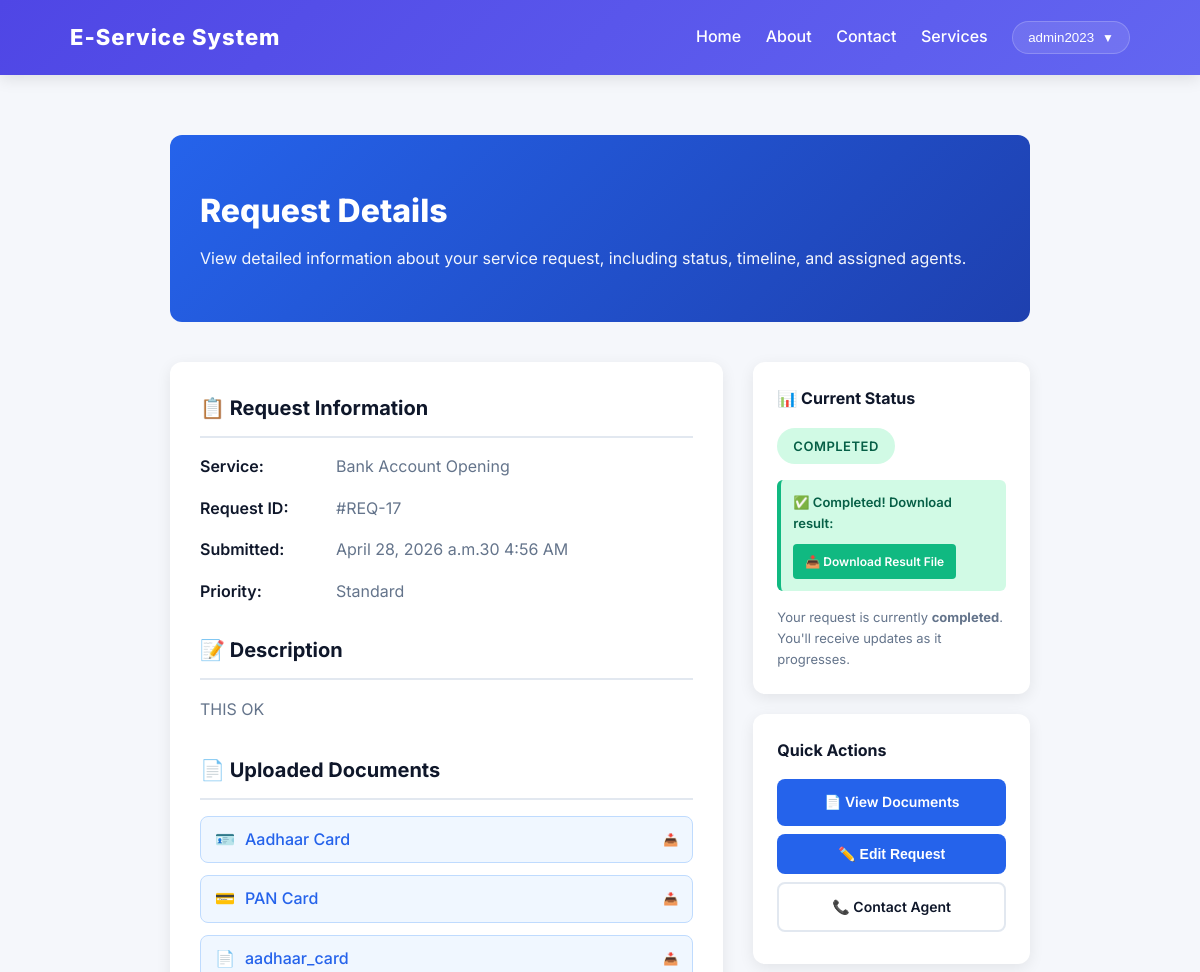
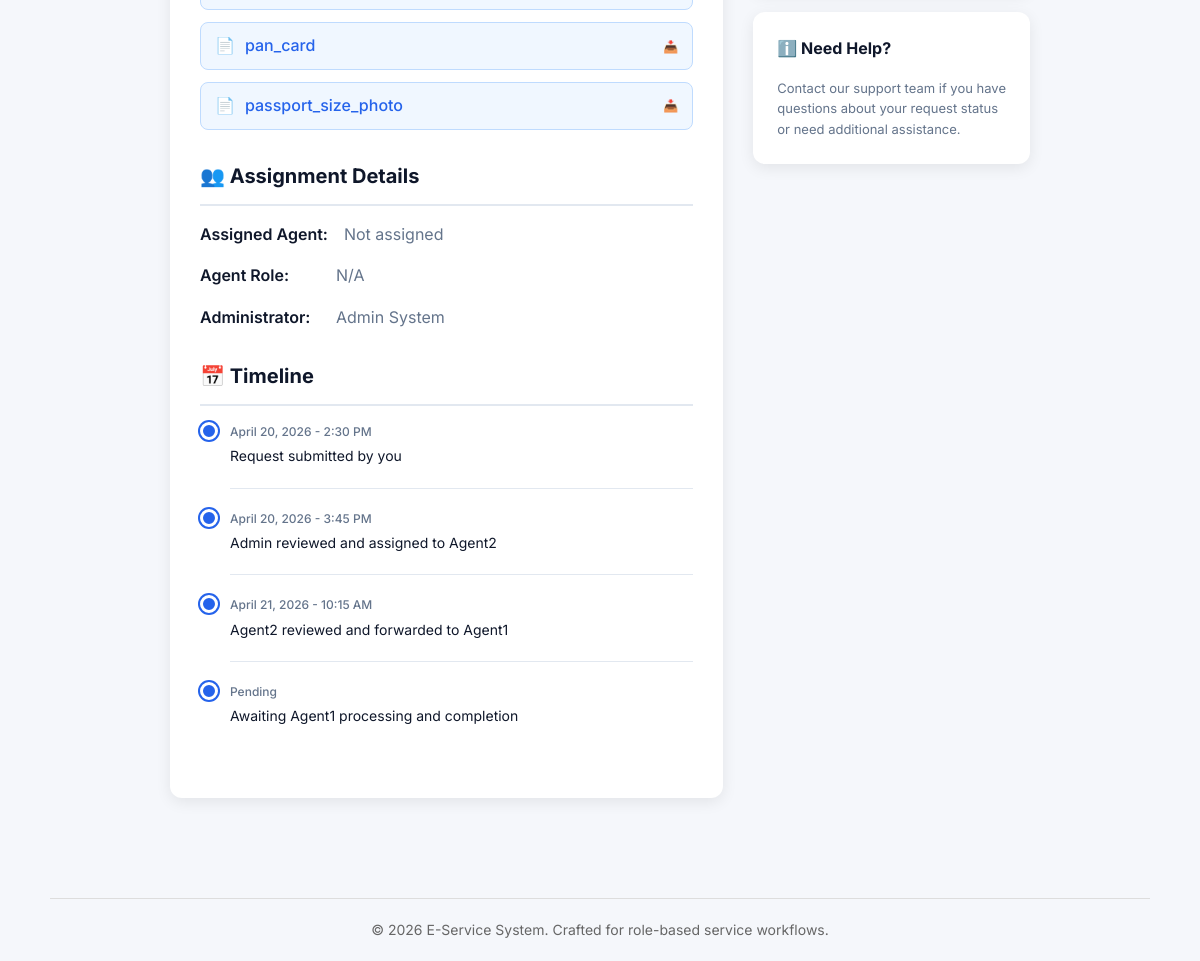
/user/request/17/ (signed in), run on the app's committed database (2 pictures, top to bottom).
### services/models.py (models this page shows, shortened)
class User(AbstractUser):
    ROLE_CHOICES = [
        ('ADMIN', 'Admin'),
        ('AGENT1', 'Agent1'),
        ('AGENT2', 'Agent2'),
        ('USER', 'User'),
    ]
    role = models.CharField(max_length=10, choices=ROLE_CHOICES, default='USER')
    mobile = models.CharField(max_length=15, blank=True, null=True)

class ServiceRequest(models.Model):
    STATUS_CHOICES = [
        ('Pending', 'Pending'),
        ('Under Review', 'Under Review'),
        ('In Progress', 'In Progress'),
        ('Approved', 'Approved'),
        ('Rejected', 'Rejected'),
        ('Completed', 'Completed'),
    ]
    user = models.ForeignKey(User, on_delete=models.CASCADE)
    service = models.ForeignKey(Service, on_delete=models.CASCADE)
    full_name = models.CharField(max_length=100, blank=True)
    dob = models.DateField(null=True, blank=True)
    email = models.EmailField(blank=True)
    address = models.TextField(blank=True)
    mobile = models.CharField(max_length=15, blank=True)
    aadhaar_number = models.CharField(max_length=12, blank=True)
    photo = models.FileField(upload_to='requests/photos/', null=True, blank=True)
    aadhaar_card = models.FileField(upload_to='requests/aadhaar/', null=True, blank=True)
    pan_card = models.FileField(upload_to='requests/pan/', null=True, blank=True)
    signature = models.FileField(upload_to='requests/signatures/', null=True, blank=True)
    address_proof = models.FileField(upload_to='requests/address_proof/', null=True, blank=True)
    dynamic_documents = models.JSONField(default=dict, blank=True)
    description = models.TextField(blank=True)
    completed_file = models.FileField(upload_to='requests/completed/', null=True, blank=True)
    status = models.CharField(max_length=20, choices=STATUS_CHOICES, default='Pending')
    assigned_to = models.ForeignKey(User, on_delete=models.SET_NULL, null=True, blank=True, related_name='assigned_requests')
    created_at = models.DateTimeField(auto_now_add=True)
    remarks = models.TextField(blank=True)

class Service(models.Model):
    name = models.CharField(max_length=100)
    description = models.TextField()
    charges = models.DecimalField(max_digits=10, decimal_places=2, default=0.00, help_text="Service charges amount")
    documents_required = models.TextField(blank=True, help_text="List of required documents")
    tutorial_link = models.URLField(blank=True, help_text="YouTube or tutorial video link")
    apply_link = models.URLField(blank=True, help_text="Link to apply for this service")
    page = models.ForeignKey('Page', on_delete=models.SET_NULL, null=True, blank=True, related_name='services', help_text="Assign to a specific page")
    created_at = models.DateTimeField(auto_now_add=True)

### services/views.py (the view)
# urls.py: path('user/request/<int:request_id>/', views.user_request_detail, name='user_request_detail'),
@login_required
@role_required(['USER'])
def user_request_detail(request, request_id):
    service_request = get_object_or_404(ServiceRequest, id=request_id, user=request.user)
    return render(request, 'details.html', {'request': service_request})

### services/context_processors.py (called while the page is built)
def admin_pages(request):
    if request.path.startswith('/adminsite/'):
        return {'pages': Page.objects.all()}
    return {'pages': []}

### services/views.py (called while the page is built, shortened)
def role_required(allowed_roles):
    def decorator(view_func):
        @wraps(view_func)
        def _wrapped_view(request, *args, **kwargs):
            if not request.user.is_authenticated:
                return redirect(reverse('login') + '?next=' + request.path)
            is_permitted = request.user.role in allowed_roles
            if 'ADMIN' in allowed_roles and (request.user.is_staff or request.user.is_superuser):
                is_permitted = True
            return view_func(request, *args, **kwargs)
        return _wrapped_view
    return decorator

### services/templates/details.html (shortened to what this page needs)
{% extends 'user-base.html' %}
{% block content %}
<div class="details-container">
    <div class="details-hero">
        <h1>Request Details</h1>
        <p>View detailed information about your service request, including status, timeline, and assigned agents.</p>
    </div>
    <div class="details-grid">
        <div class="details-main">
            <h2>📋 Request Information</h2>
            <div class="details-section">
                <div class="details-item">
                    <span class="details-label">Service:</span>
                    <span class="details-value">{{ request.service.name }}</span>
                </div>
                <div class="details-item">
                    <span class="details-label">Request ID:</span>
                    <span class="details-value">#REQ-{{ request.id }}</span>
                </div>
                <div class="details-item">
                    <span class="details-label">Submitted:</span>
                    <span class="details-value">{{ request.created_at|date:"F j, Y at g:i A" }}</span>
                </div>
                <div class="details-item">
                    <span class="details-label">Priority:</span>
                    <span class="details-value">Standard</span>
                </div>
            </div>
            <h2>📝 Description</h2>
            <div class="details-section">
                <p style="color: #64748b; line-height: 1.7; margin: 0;">
                    {{ request.description|default:"No description provided." }}
                </p>
            </div>
            <h2>📄 Uploaded Documents</h2>
            <div class="details-section" id="documents-section"
                style="display: flex; flex-direction: column; gap: 12px;">
                {% if request.aadhaar_card %}
                <a href="{{ request.aadhaar_card.url }}" target="_blank"
                    style="display: inline-flex; align-items: center; gap: 10px; padding: 10px 14px; background: #f0f7ff; border: 1px solid #bfdbfe; border-radius: 8px; color: #2563eb; text-decoration: none; font-weight: 500; transition: all 0.2s ease;">
                    🪪 <span>Aadhaar Card</span>
                    <span style="margin-left: auto; font-size: 12px; color: #94a3b8;">📥</span>
                </a>
                {% endif %}
                {% if request.pan_card %}
                <a href="{{ request.pan_card.url }}" target="_blank"
                    style="display: inline-flex; align-items: center; gap: 10px; padding: 10px 14px; background: #f0f7ff; border: 1px solid #bfdbfe; border-radius: 8px; color: #2563eb; text-decoration: none; font-weight: 500; transition: all 0.2s ease;">
                    💳 <span>PAN Card</span>
                    <span style="margin-left: auto; font-size: 12px; color: #94a3b8;">📥</span>
                </a>
                {% endif %}
                {% if request.dynamic_documents %}
                {% for doc_name, doc_path in request.dynamic_documents.items %}
                <a href="/media/{{ doc_path }}" target="_blank"
                    style="display: inline-flex; align-items: center; gap: 10px; padding: 10px 14px; background: #f0f7ff; border: 1px solid #bfdbfe; border-radius: 8px; color: #2563eb; text-decoration: none; font-weight: 500; transition: all 0.2s ease;">
                    📄 <span>{{ doc_name }}</span>
                    <span style="margin-left: auto; font-size: 12px; color: #94a3b8;">📥</span>
                </a>
                {% endfor %}
                {% endif %}
            </div>
            <h2>👥 Assignment Details</h2>
            <div class="details-section">
                <div class="details-item">
                    <span class="details-label">Assigned Agent:</span>
                    <span class="details-value">{{ request.assigned_to.get_full_name|default:"Not assigned" }}</span>
                </div>
                <div class="details-item">
                    <span class="details-label">Agent Role:</span>
                    <span class="details-value">{{ request.assigned_to.role|default:"N/A" }}</span>
                </div>
                <div class="details-item">
                    <span class="details-label">Administrator:</span>
                    <span class="details-value">Admin System</span>
                </div>
            </div>
            <h2>📅 Timeline</h2>
            <div class="details-section">
                <div class="timeline">
                    <div class="timeline-item">
                        <div class="timeline-date">April 20, 2026 - 2:30 PM</div>
                        <div class="timeline-text">Request submitted by you</div>
                    </div>
                    <div class="timeline-item">
                        <div class="timeline-date">April 20, 2026 - 3:45 PM</div>
                        <div class="timeline-text">Admin reviewed and assigned to Agent2</div>
                    </div>
                    <div class="timeline-item">
                        <div class="timeline-date">April 21, 2026 - 10:15 AM</div>
                        <div class="timeline-text">Agent2 reviewed and forwarded to Agent1</div>
                    </div>
                    <div class="timeline-item">
                        <div class="timeline-date">Pending</div>
                        <div class="timeline-text">Awaiting Agent1 processing and completion</div>
                    </div>
                </div>
            </div>
        </div>
        <div class="details-sidebar">
            <div class="sidebar-card">
                <h3>📊 Current Status</h3>
                <div class="status-badge status-{{ request.status|lower|slugify }}">{{ request.status }}</div>
                {% if request.status == 'Completed' and request.completed_file %}
                <div style="margin-top: 16px; padding: 12px; background: #d1fae5; border-radius: 6px; border-left: 4px solid #10b981;">
                    <p style="margin: 0 0 10px 0; font-size: 13px; color: #065f46; font-weight: 600;">✅ Completed! Download result:</p>
                    <a href="{{ request.completed_file.url }}" download class="btn btn-small"
                        style="background: #10b981; color: white; text-decoration: none; padding: 8px 12px; border-radius: 4px; font-size: 12px; font-weight: 600; display: inline-block;">
                        📥 Download Result File
                    </a>
                </div>
                {% elif request.status != 'Completed' %}
                <div style="margin-top: 16px; padding: 12px; background: #fef3c7; border-radius: 6px; border-left: 4px solid #f59e0b;">
                    <p style="margin: 0; font-size: 13px; color: #92400e;">
                        ⏳ Status: <strong>{{ request.status }}</strong> - Awaiting completion
                    </p>
                </div>
                {% endif %}
                <p style="margin-top: 16px; font-size: 13px; color: #64748b; line-height: 1.6;">
                    Your request is currently <strong>{{ request.status|lower }}</strong>. You'll receive updates as it progresses.
                </p>
            </div>
            <div class="sidebar-card">
                <h3>Quick Actions</h3>
                <a href="#documents-section" class="action-button" style="text-decoration: none;">📄 View Documents</a>
                <button class="action-button" onclick="openEditModal()">✏️ Edit Request</button>
                <a href="{% url 'user_dashboard' %}" class="action-button"
                    style="background: white; border: 2px solid #e2e8f0; color: #0f172a; text-decoration: none;">📞
                    Contact Agent</a>
            </div>
            <div class="sidebar-card">
                <h3>ℹ️ Need Help?</h3>
                <p style="font-size: 13px; color: #64748b; line-height: 1.6; margin: 0;">
                    Contact our support team if you have questions about your request status or need additional
                    assistance.
                </p>
            </div>
        </div>
    </div>
</div>
{% endblock %}

### services/templates/user-base.html (shortened to what this page needs)
{% load static %}
<!DOCTYPE html>
<html lang="en">
<head>
    <link rel="stylesheet" href="{% static './user-site/user-base.css' %}">
</head>
<body>
<header class="site-header">
    <nav class="page-shell site-nav">
        <div class="brand">E-Service System</div>
        <div class="nav-links">
            <a href="{% url 'index' %}">Home</a>
            <a href="{% url 'about' %}">About</a>
            <a href="{% url 'contact' %}">Contact</a>
            {% if user.is_authenticated %}
                <a href="{% url 'services' %}">Services</a>
                <div class="user-dropdown">
                    <button class="user-dropdown-btn">
                        {{ user.get_full_name|default:user.username }}
                        <span class="dropdown-arrow">▼</span>
                    </button>
                </div>
            {% else %}
                <a href="{% url 'login' %}">Login</a>
            {% endif %}
        </div>
    </nav>
</header>
<div class="page-shell">
    {% block content %}{% endblock %}
</div>
<footer class="footer page-shell">
    <p>© 2026 E-Service System. Crafted for role-based service workflows.</p>
</footer>
</body>
</html>

### services/static/user-site/user-base.css (style rules this page uses)
* { margin: 0; padding: 0; box-sizing: border-box; }
body { font-family: 'Inter', sans-serif; background: #f5f7fb; color: #333; line-height: 1.6; }
.page-shell { max-width: 1100px; margin: auto; padding: 20px; }
.site-header { background: linear-gradient(135deg, #4f46e5, #6366f1); box-shadow: 0 4px 15px rgba(0,0,0,0.1); position: sticky; top: 0; z-index: 1000; animation: slideDown 0.6s ease; }
.site-nav { display: flex; justify-content: space-between; align-items: center; }
.brand { font-size: 22px; font-weight: 800; color: #fff; letter-spacing: 1px; }
.nav-links a { margin-left: 20px; text-decoration: none; color: #fff; font-weight: 500; position: relative; transition: all 0.3s ease; }
.nav-links a::after { content: ""; position: absolute; width: 0%; height: 2px; left: 0; bottom: -4px; background: #fff; transition: width 0.3s ease; }
.page-shell { animation: fadePage 0.6s ease; }
.btn { display: inline-block; padding: 10px 18px; background: #4f46e5; color: #fff; border-radius: 8px; text-decoration: none; transition: all 0.3s ease; }
.footer { text-align: center; margin-top: 40px; padding: 20px; font-size: 14px; color: #666; border-top: 1px solid #ddd; animation: fadeIn 1s ease; }

### services/templates/user-base.html (style rules this page uses)
* { margin: 0; padding: 0; box-sizing: border-box; }
body { font-family: 'Inter', sans-serif; background: #f5f7fb; color: #333; line-height: 1.6; }
.page-shell { max-width: 1100px; margin: auto; padding: 20px; }
.site-header { background: linear-gradient(135deg, #4f46e5, #6366f1); box-shadow: 0 4px 15px rgba(0,0,0,0.1); position: sticky; top: 0; z-index: 1000; animation: slideDown 0.6s ease; }
.site-nav { display: flex; justify-content: space-between; align-items: center; }
.brand { font-size: 22px; font-weight: 800; color: #fff; letter-spacing: 1px; }
.nav-links a { margin-left: 20px; text-decoration: none; color: #fff; font-weight: 500; position: relative; transition: all 0.3s ease; }
.nav-links a::after { content: ""; position: absolute; width: 0%; height: 2px; left: 0; bottom: -4px; background: #fff; transition: width 0.3s ease; }
.user-dropdown { position: relative; display: inline-block; margin-left: 20px; }
.user-dropdown-btn { background: rgba(255, 255, 255, 0.1); border: 1px solid rgba(255, 255, 255, 0.2); color: #fff; padding: 8px 15px; border-radius: 20px; cursor: pointer; font-weight: 500; display: flex; align-items: center; gap: 8px; transition: all 0.3s ease; }
.dropdown-arrow { font-size: 12px; transition: transform 0.3s ease; }
.page-shell { animation: fadePage 0.6s ease; }
.btn { display: inline-block; padding: 10px 18px; background: #4f46e5; color: #fff; border-radius: 8px; text-decoration: none; transition: all 0.3s ease; }
.footer { text-align: center; margin-top: 40px; padding: 20px; font-size: 14px; color: #666; border-top: 1px solid #ddd; animation: fadeIn 1s ease; }

### data on the page
User: get_full_name "admin2023"
ServiceRequest: service.name "Bank Account Opening", id "17", created_at "April 28, 2026 a.m.30 4:56 AM", description "THIS OK", assigned_to.get_full_name "Not assigned", assigned_to.role "N/A", status "COMPLETED", status "completed"

### other printed values
{{ doc_name }} "aadhaar_card" "pan_card" "passport_size_photo"
